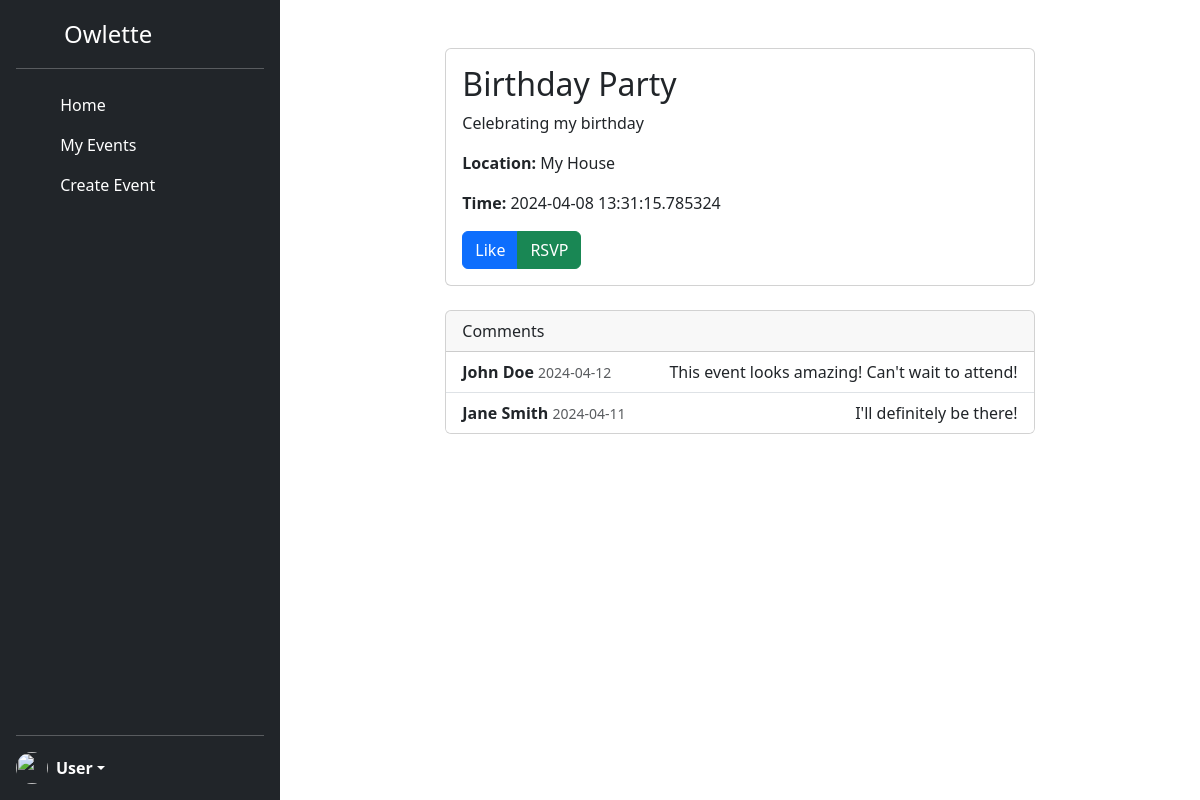
/eventview/1, run on the app's committed database.
### models.py (models this page shows, shortened)
class Event(db.Model):
    __tablename__ = 'event'
    eventID = db.Column(db.Integer, primary_key=True)
    userID = db.Column(db.Integer, db.ForeignKey('user.userid'))
    title = db.Column(db.String(80))
    status = db.Column(db.String(80), default='active')
    description = db.Column(db.String(389))
    eventTime = db.Column(db.DateTime)
    location = db.Column(db.String(80))

### app.py (the view)
@app.route('/eventview/<int:eventID>')
def eventdetailview(eventID):
    singleEvent = Event.query.get(eventID)
    return render_template("eventdetailview.html", singleEvent = singleEvent)

### templates/eventdetailview.html (shortened to what this page needs)
{% extends "base.html" %}
{% block content %}
<div class="container">
    <div class="row">
      <div class="col-md-8 mx-auto mt-5">
        <div class="card">
          <div class="card-body">
            <h2 class="card-title">{{singleEvent.title}}</h2>
            <p class="card-text">{{singleEvent.description}}</p>
            <p class="card-text"><strong>Location:</strong> {{singleEvent.location}}</p>
            <p class="card-text"><strong>Time:</strong> {{singleEvent.eventTime}}</p>
            <div class="btn-group" role="group" aria-label="Event Actions">
              <button type="button" class="btn btn-primary"> Like</button>
              <button type="button" class="btn btn-success"> RSVP</button>
            </div>
          </div>
        </div>
        <div class="card mt-4">
          <div class="card-header">
            Comments
          </div>
          <ul class="list-group list-group-flush">
            <li class="list-group-item">
              <div class="d-flex justify-content-between">
                <div>
                  <strong>John Doe</strong>
                  <small class="text-muted">2024-04-12</small>
                </div>
                <div>
                  <span>This event looks amazing! Can't wait to attend!</span>
                </div>
              </div>
            </li>
            <li class="list-group-item">
              <div class="d-flex justify-content-between">
                <div>
                  <strong>Jane Smith</strong>
                  <small class="text-muted">2024-04-11</small>
                </div>
                <div>
                  <span>I'll definitely be there!</span>
                </div>
              </div>
            </li>
          </ul>
        </div>
      </div>
    </div>
  </div>
{% endblock %}

### data on the page
Event: title "Birthday Party", description "Celebrating my birthday", location "My House", eventTime "2024-04-08 13:31:15.785324"
